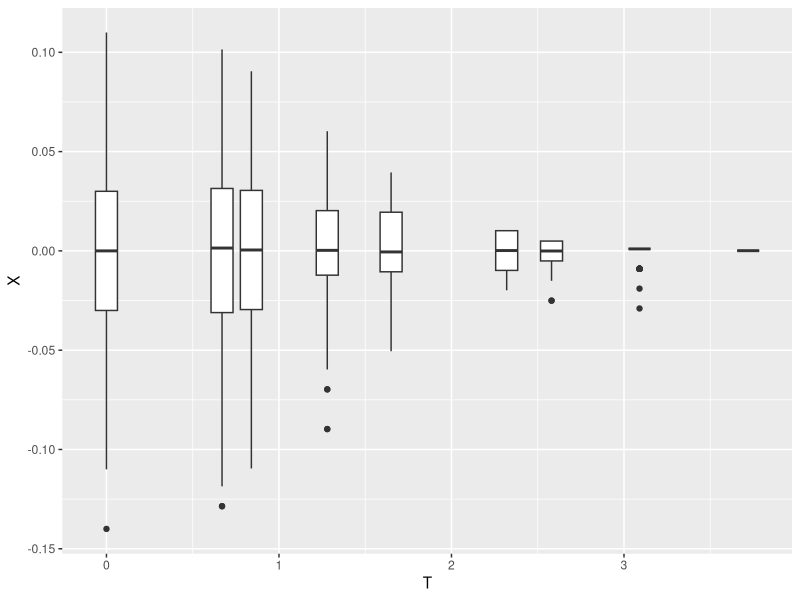
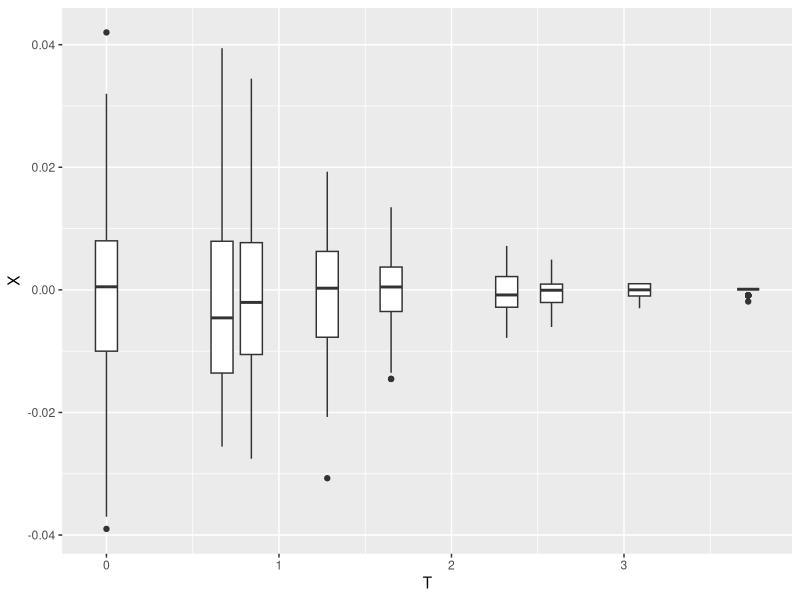
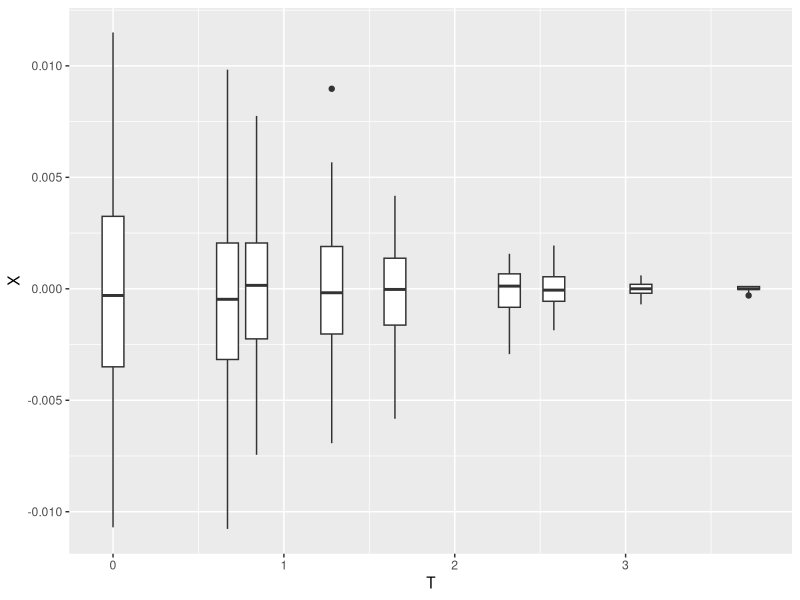

Reproduce these figures in R, in order.
## ---- chunk 1
knitr::opts_chunk$set(echo = TRUE)
## ---- chunk 2
library(tidyverse)
x=pnorm(  c(0.0,0.67, 0.84,1.28,1.65,2.32,2.58,3.09,3.72), mean = 0, sd = 1)
t=c(0.0,0.67, 0.84,1.28,1.65,2.32,2.58,3.09,3.72)

n1=10^2
z1=c(rep(0,9))
w1=matrix(0,9,n1)
y1=c(rnorm(n1,mean=0,sd=1))
for(k in 1:9)
{
  for(j in 1:n1)
  {w1[k,j]=sign(y1[j]<=t[k])}
  z1[k]=sum(w1[k,])/n1}

n2=10^3
z2=c(rep(0,9))
w2=matrix(0,9,n2)
y2=c(rnorm(n2,mean=0,sd=1))
for(k in 1:9)
{
  for(j in 1:n2)
  {w2[k,j]=sign(y2[j]<=t[k])}
  z2[k]=sum(w2[k,])/n2}


n3=10^4
z3=c(rep(0,9))
w3=matrix(0,9,n3)
y3=c(rnorm(n3,mean=0,sd=1))
for(k in 1:9)
{
  for(j in 1:n3)
  {w3[k,j]=sign(y3[j]<=t[k])}
  z3[k]=sum(w3[k,])/n3}


tb<-tibble(
  t=t,
  true=x,
  value1=z1,
  value2=z2,
  value3=z3
)
tb
## ---- chunk 3
x=pnorm(  c(0.0,0.67, 0.84,1.28,1.65,2.32,2.58,3.09,3.72), mean = 0, sd = 1)
t=c(0.0,0.67, 0.84,1.28,1.65,2.32,2.58,3.09,3.72)

n=10^2
z=matrix(0,100,9)
w=matrix(0,9,n)

for(p in 1:100)
{ y=c(rnorm(n,mean=0,sd=1))
  for(k in 1:9)
  {
   for(j in 1:n)
  {w[k,j]=sign(y[j]<=t[k])}
z[p,k]=sum(w[k,])/n}}
z=as.data.frame(z)
r=c(z$V1,z$V2,z$V3,z$V4,z$V5,z$V6,z$V7,z$V8,z$V9)
e=c(rep(0.0,100),rep(0.67,100),rep(0.84,100),rep(1.28,100),rep(1.65,100),rep(2.32,100),rep(2.58,100),rep(3.09,100),rep(3.72,100))
q=data.frame(T=rep(0,100),X=0)
for(s in 1:900)
{q[s,2]=r[s]}
for(s in 1:900)
{q[s,1]=e[s]}

for(a in 1:100)
 { q[a,2]=q[a,2]-x[1]
 q[a+100,2]=q[a+100,2]-x[2]
 q[a+200,2]=q[a+200,2]-x[3]
 q[a+300,2]=q[a+300,2]-x[4]
 q[a+400,2]=q[a+400,2]-x[5]
 q[a+500,2]=q[a+500,2]-x[6]
 q[a+600,2]=q[a+600,2]-x[7]
 q[a+700,2]=q[a+700,2]-x[8]
 q[a+800,2]=q[a+800,2]-x[9]}
library(ggplot2)
ggplot(q,aes(T,X,group=T)) + geom_boxplot()
## ---- chunk 4
x=pnorm(  c(0.0,0.67, 0.84,1.28,1.65,2.32,2.58,3.09,3.72), mean = 0, sd = 1)
t=c(0.0,0.67, 0.84,1.28,1.65,2.32,2.58,3.09,3.72)

n=10^3
z=matrix(0,100,9)
w=matrix(0,9,n)

for(p in 1:100)
{ y=c(rnorm(n,mean=0,sd=1))
  for(k in 1:9)
  {
   for(j in 1:n)
  {w[k,j]=sign(y[j]<=t[k])}
z[p,k]=sum(w[k,])/n}}
z=as.data.frame(z)
r=c(z$V1,z$V2,z$V3,z$V4,z$V5,z$V6,z$V7,z$V8,z$V9)
e=c(rep(0.0,100),rep(0.67,100),rep(0.84,100),rep(1.28,100),rep(1.65,100),rep(2.32,100),rep(2.58,100),rep(3.09,100),rep(3.72,100))
q=data.frame(T=rep(0,100),X=0)
for(s in 1:900)
{q[s,2]=r[s]}
for(s in 1:900)
{q[s,1]=e[s]}

for(a in 1:100)
 { q[a,2]=q[a,2]-x[1]
 q[a+100,2]=q[a+100,2]-x[2]
 q[a+200,2]=q[a+200,2]-x[3]
 q[a+300,2]=q[a+300,2]-x[4]
 q[a+400,2]=q[a+400,2]-x[5]
 q[a+500,2]=q[a+500,2]-x[6]
 q[a+600,2]=q[a+600,2]-x[7]
 q[a+700,2]=q[a+700,2]-x[8]
 q[a+800,2]=q[a+800,2]-x[9]}
library(ggplot2)
ggplot(q,aes(T,X,group=T)) + geom_boxplot()
## ---- chunk 5
x=pnorm(  c(0.0,0.67, 0.84,1.28,1.65,2.32,2.58,3.09,3.72), mean = 0, sd = 1)
t=c(0.0,0.67, 0.84,1.28,1.65,2.32,2.58,3.09,3.72)

n=10^4
z=matrix(0,100,9)
w=matrix(0,9,n)

for(p in 1:100)
{ y=c(rnorm(n,mean=0,sd=1))
  for(k in 1:9)
  {
   for(j in 1:n)
  {w[k,j]=sign(y[j]<=t[k])}
z[p,k]=sum(w[k,])/n}}
z=as.data.frame(z)
r=c(z$V1,z$V2,z$V3,z$V4,z$V5,z$V6,z$V7,z$V8,z$V9)
e=c(rep(0.0,100),rep(0.67,100),rep(0.84,100),rep(1.28,100),rep(1.65,100),rep(2.32,100),rep(2.58,100),rep(3.09,100),rep(3.72,100))
q=data.frame(T=rep(0,100),X=0)
for(s in 1:900)
{q[s,2]=r[s]}
for(s in 1:900)
{q[s,1]=e[s]}

for(a in 1:100)
 { q[a,2]=q[a,2]-x[1]
 q[a+100,2]=q[a+100,2]-x[2]
 q[a+200,2]=q[a+200,2]-x[3]
 q[a+300,2]=q[a+300,2]-x[4]
 q[a+400,2]=q[a+400,2]-x[5]
 q[a+500,2]=q[a+500,2]-x[6]
 q[a+600,2]=q[a+600,2]-x[7]
 q[a+700,2]=q[a+700,2]-x[8]
 q[a+800,2]=q[a+800,2]-x[9]}
library(ggplot2)
ggplot(q,aes(T,X,group=T)) + geom_boxplot()
